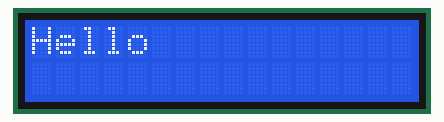
This sketch was run on a simulated Arduino Uno, built with avr-gcc and run on an emulated ATmega328P. On the bench: 16×2 character LCD.

Above: at 0.1 s.
At 2.6 s:
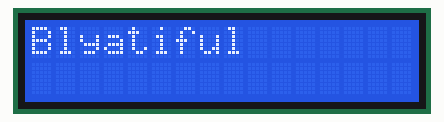
At 4.1 s:
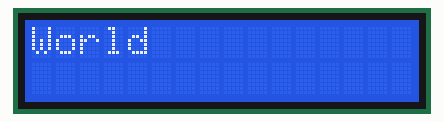

The sketch:

LCD1.ino
```cpp
#include <Wire.h>
#include <LiquidCrystal_I2C.h>

LiquidCrystal_I2C lcd(0x27, A4, A5);
// Arduino çeşidine bağlı olarak SDA SDC pinler farklı olabilir.

void setup()
{
lcd.begin(16, 2);
lcd.backlight();

// Ekrana yazdırılacak metin
lcd.print("Hello");
delay(2500);
}

void loop()
{
  lcd.clear();
  lcd.print("Blyatiful");
  delay (1500);
  lcd.clear();
  lcd.print("World");
  delay (1500);
}
```

Measured:
- what the display in image 1 shows lasts 1.5 s, from 2.6 s to 4.1 s
